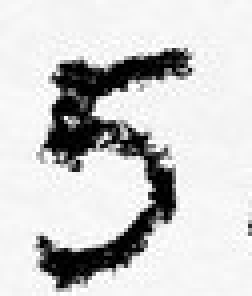
#> input picture five.jpg, 63 x 74 px, found by its file name (shown 4 times larger)
$ jupyter execute --allow-errors Number_Recognition_SVM.ipynb
#> lines starting #> are read from the running program, lines starting #| are printed output that depends on the picture
<a href="https://colab.research.google.com/github/harsh27004/ML_Models/blob/main/Number_Recognition_SVM.ipynb" target="_parent"></a>

[cell 1]
import cv2
import numpy as np
import matplotlib.pyplot as plt
from sklearn.svm import SVC
from sklearn.model_selection import train_test_split
from sklearn.metrics import accuracy_score
from skimage.feature import hog
from sklearn.datasets import fetch_openml

 Load MNIST Dataset

[cell 2]
print("Loading MNIST dataset...")
#> (the rest of this cell did not finish here and is left out)

Preprocess Data (Feature Extraction using HOG)

[cell 3]
def preprocess_images(images):
    hog_features = []
    for img in images:
        img=np.array(img, dtype=np.float64).reshape(28,28)
        fd = hog(img, pixels_per_cell=(4, 4), cells_per_block=(2, 2), feature_vector=True)
        hog_features.append(fd)
    return np.array(hog_features)

Split Dataset

#> (a cell that did not finish here is left out)

Train SVM Model

[cell 5]
print("Training SVM model...")
svm_clf = SVC(kernel='linear', C=1.0)
#> (the rest of this cell did not finish here and is left out)

Function to Predict Digit from Image

[cell 6]
img = cv2.imread('/content/five.jpg', cv2.IMREAD_GRAYSCALE)
#> img is the input picture: shape (74, 63); min 0, max 255, mean 205.7
img = cv2.resize(img, (28, 28))
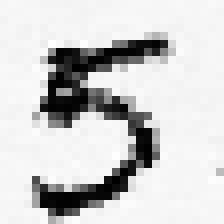
#> img: shape (28, 28) (shown 8 times larger); min 0, max 254, mean 205.5
img = img / 255.0  # Normalize pixel values
fd = hog(img, pixels_per_cell=(4, 4), cells_per_block=(2, 2), feature_vector=True)
#> fd = 1296 values, max 0.645 at index 846, min 0 at index 6, mean 0.0944
#> (the rest of this cell did not finish here and is left out)
